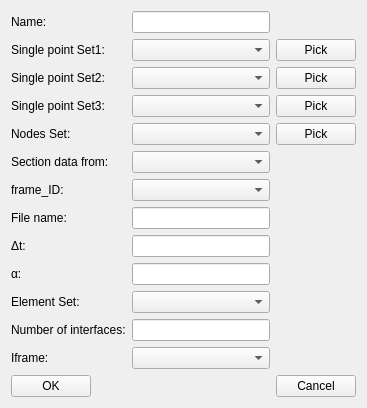
<?xml version="1.0" encoding="UTF-8"?>
<ui version="4.0">
 <class>GUISectionDialog</class>
 <widget class="QWidget" name="GUISectionDialog">
  <property name="geometry">
   <rect>
    <x>0</x>
    <y>0</y>
    <width>367</width>
    <height>393</height>
   </rect>
  </property>
  <property name="windowTitle">
   <string>Section</string>
  </property>
  <layout class="QGridLayout" name="gridLayout">
   <item row="0" column="0">
    <widget class="QLabel" name="label">
     <property name="text">
      <string>Name:</string>
     </property>
    </widget>
   </item>
   <item row="0" column="1">
    <widget class="QLineEdit" name="lineEditName"/>
   </item>
   <item row="1" column="0">
    <widget class="QLabel" name="label_2">
     <property name="text">
      <string>Single point Set1:</string>
     </property>
    </widget>
   </item>
   <item row="1" column="1">
    <widget class="QComboBox" name="comboBoxSet1">
     <property name="sizePolicy">
      <sizepolicy hsizetype="Expanding" vsizetype="Fixed">
       <horstretch>0</horstretch>
       <verstretch>0</verstretch>
      </sizepolicy>
     </property>
    </widget>
   </item>
   <item row="1" column="2">
    <widget class="QPushButton" name="pushButtonPick1">
     <property name="text">
      <string>Pick</string>
     </property>
    </widget>
   </item>
   <item row="2" column="0">
    <widget class="QLabel" name="label_3">
     <property name="text">
      <string>Single point Set2:</string>
     </property>
    </widget>
   </item>
   <item row="2" column="1">
    <widget class="QComboBox" name="comboBoxSet2">
     <property name="sizePolicy">
      <sizepolicy hsizetype="Expanding" vsizetype="Fixed">
       <horstretch>0</horstretch>
       <verstretch>0</verstretch>
      </sizepolicy>
     </property>
    </widget>
   </item>
   <item row="2" column="2">
    <widget class="QPushButton" name="pushButtonPick2">
     <property name="text">
      <string>Pick</string>
     </property>
    </widget>
   </item>
   <item row="3" column="0">
    <widget class="QLabel" name="label_4">
     <property name="text">
      <string>Single point Set3:</string>
     </property>
    </widget>
   </item>
   <item row="3" column="1">
    <widget class="QComboBox" name="comboBoxSet3">
     <property name="sizePolicy">
      <sizepolicy hsizetype="Expanding" vsizetype="Fixed">
       <horstretch>0</horstretch>
       <verstretch>0</verstretch>
      </sizepolicy>
     </property>
    </widget>
   </item>
   <item row="3" column="2">
    <widget class="QPushButton" name="pushButtonPick3">
     <property name="text">
      <string>Pick</string>
     </property>
    </widget>
   </item>
   <item row="4" column="0">
    <widget class="QLabel" name="label_5">
     <property name="text">
      <string>Nodes Set:</string>
     </property>
    </widget>
   </item>
   <item row="4" column="1">
    <widget class="QComboBox" name="comboBoxSetGroup">
     <property name="sizePolicy">
      <sizepolicy hsizetype="Expanding" vsizetype="Fixed">
       <horstretch>0</horstretch>
       <verstretch>0</verstretch>
      </sizepolicy>
     </property>
    </widget>
   </item>
   <item row="4" column="2">
    <widget class="QPushButton" name="pushButtonPickGroup">
     <property name="text">
      <string>Pick</string>
     </property>
    </widget>
   </item>
   <item row="5" column="0">
    <widget class="QLabel" name="label_6">
     <property name="text">
      <string>Section data from:</string>
     </property>
    </widget>
   </item>
   <item row="5" column="1">
    <widget class="QComboBox" name="comboBoxFrom">
     <property name="sizePolicy">
      <sizepolicy hsizetype="Ignored" vsizetype="Fixed">
       <horstretch>0</horstretch>
       <verstretch>0</verstretch>
      </sizepolicy>
     </property>
    </widget>
   </item>
   <item row="6" column="0">
    <widget class="QLabel" name="label_7">
     <property name="text">
      <string>frame_ID:</string>
     </property>
    </widget>
   </item>
   <item row="6" column="1">
    <widget class="QComboBox" name="comboBoxframeID">
     <property name="sizePolicy">
      <sizepolicy hsizetype="Expanding" vsizetype="Fixed">
       <horstretch>0</horstretch>
       <verstretch>0</verstretch>
      </sizepolicy>
     </property>
    </widget>
   </item>
   <item row="7" column="0">
    <widget class="QLabel" name="label_13">
     <property name="text">
      <string>File name:</string>
     </property>
    </widget>
   </item>
   <item row="7" column="1">
    <widget class="QLineEdit" name="lineEditFile"/>
   </item>
   <item row="8" column="0">
    <widget class="QLabel" name="label_8">
     <property name="text">
      <string>Δt:</string>
     </property>
    </widget>
   </item>
   <item row="8" column="1">
    <widget class="Comp::FITKSciNotationLineEdit" name="lineEditDt"/>
   </item>
   <item row="9" column="0">
    <widget class="QLabel" name="label_9">
     <property name="text">
      <string>α:</string>
     </property>
    </widget>
   </item>
   <item row="9" column="1">
    <widget class="Comp::FITKSciNotationLineEdit" name="lineEditDtAlph"/>
   </item>
   <item row="10" column="0">
    <widget class="QLabel" name="label_10">
     <property name="text">
      <string>Element Set:</string>
     </property>
    </widget>
   </item>
   <item row="10" column="1">
    <widget class="QComboBox" name="comboBoxEleSet">
     <property name="sizePolicy">
      <sizepolicy hsizetype="Expanding" vsizetype="Fixed">
       <horstretch>0</horstretch>
       <verstretch>0</verstretch>
      </sizepolicy>
     </property>
    </widget>
   </item>
   <item row="11" column="0">
    <widget class="QLabel" name="label_11">
     <property name="text">
      <string>Number of interfaces:</string>
     </property>
    </widget>
   </item>
   <item row="11" column="1">
    <widget class="Comp::FITKSciNotationLineEdit" name="lineEditDtNinter"/>
   </item>
   <item row="12" column="0">
    <widget class="QLabel" name="label_12">
     <property name="text">
      <string>Iframe:</string>
     </property>
    </widget>
   </item>
   <item row="12" column="1">
    <widget class="QComboBox" name="comboBoxIframe">
     <property name="sizePolicy">
      <sizepolicy hsizetype="Ignored" vsizetype="Fixed">
       <horstretch>0</horstretch>
       <verstretch>0</verstretch>
      </sizepolicy>
     </property>
    </widget>
   </item>
   <item row="13" column="0" colspan="3">
    <layout class="QHBoxLayout" name="horizontalLayout">
     <item>
      <widget class="QPushButton" name="pushButtonOK">
       <property name="text">
        <string>OK</string>
       </property>
      </widget>
     </item>
     <item>
      <spacer name="horizontalSpacer">
       <property name="orientation">
        <enum>Qt::Horizontal</enum>
       </property>
       <property name="sizeHint" stdset="0">
        <size>
         <width>40</width>
         <height>20</height>
        </size>
       </property>
      </spacer>
     </item>
     <item>
      <widget class="QPushButton" name="pushButtonCancel">
       <property name="text">
        <string>Cancel</string>
       </property>
      </widget>
     </item>
    </layout>
   </item>
  </layout>
 </widget>
 <customwidgets>
  <customwidget>
   <class>Comp::FITKSciNotationLineEdit</class>
   <extends>QLineEdit</extends>
   <header>FITK_Component/FITKWidget/FITKSciNotationLineEdit.h</header>
  </customwidget>
 </customwidgets>
 <resources/>
 <connections/>
</ui>
